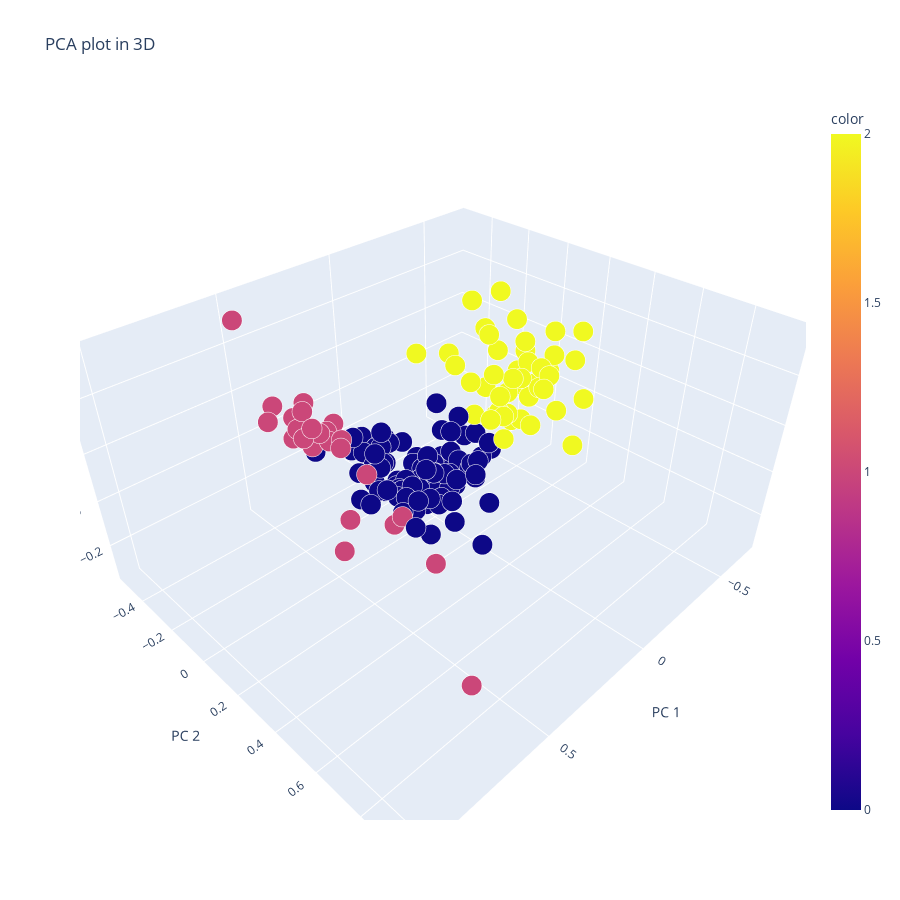

Here is the notebook cell this chart was saved with:
### Code cell
PCAplot3D(X, pred_sp)

### Figure 1 — Plotly figure (JSON) as saved in the notebook; plotly's stock layout.template omitted (floating-point values rounded to 4 significant figures; data arrays with more than 128 entries replaced by an {"elided": "..."} marker saying what was removed)
{"data": [{"hovertemplate": "PC 1=%{x}<br>PC 2=%{y}<br>PC 3=%{z}<br>size=%{marker.size}<br>color=%{marker.color}<extra></extra>", "legendgroup": "", "marker": {"color": {"elided": "167 int values"}, "coloraxis": "coloraxis", "opacity": 1, "size": {"elided": "167 float values"}, "sizemode": "area", "sizeref": 0.00025, "symbol": "circle"}, "mode": "markers", "name": "", "scene": "scene", "showlegend": false, "type": "scatter3d", "x": {"elided": "167 float values"}, "y": {"elided": "167 float values"}, "z": {"elided": "167 float values"}}], "layout": {"coloraxis": {"colorbar": {"title": {"text": "color"}}, "colorscale": [[0, "#0d0887"], [0.1111, "#46039f"], [0.2222, "#7201a8"], [0.3333, "#9c179e"], [0.4444, "#bd3786"], [0.5556, "#d8576b"], [0.6667, "#ed7953"], [0.7778, "#fb9f3a"], [0.8889, "#fdca26"], [1, "#f0f921"]]}, "height": 900, "legend": {"itemsizing": "constant", "tracegroupgap": 0}, "scene": {"domain": {"x": [0, 1], "y": [0, 1]}, "xaxis": {"title": {"text": "PC 1"}}, "yaxis": {"title": {"text": "PC 2"}}, "zaxis": {"title": {"text": "PC 3"}}}, "title": {"text": "PCA plot in 3D"}, "width": 900}}
